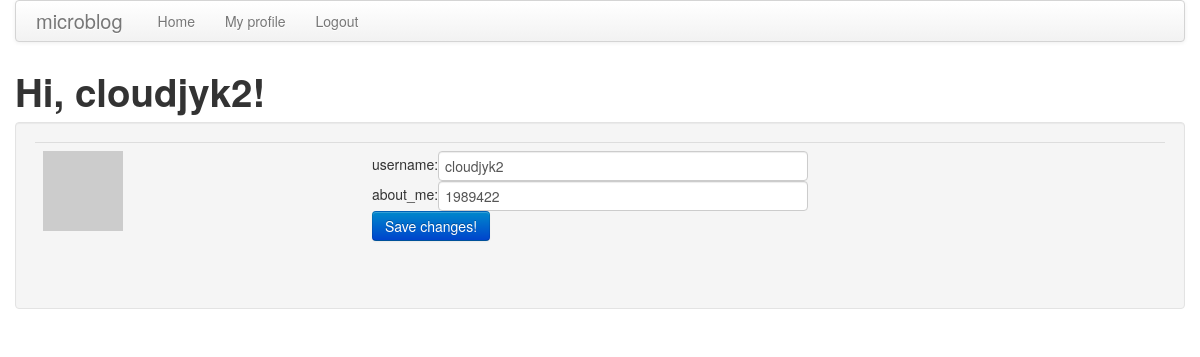
Screenshot of /user/cloudjyk2/edit (signed in) with the database file from the repository.
### app/models.py (models this page shows, shortened)
class User(db.Model):
    id = db.Column(db.Integer, primary_key = True)
    username = db.Column(db.String(64), index = True, unique = True)
    password = db.Column(db.String(64), index = True)
    email = db.Column(db.String(120), index = True, unique = True)
    about_me = db.Column(db.String(140))
    last_seen = db.Column(db.DateTime)
    posts = db.relationship('Post', backref='author', lazy='dynamic')
    followed = db.relationship('User',
        secondary = followers,
        primaryjoin = (followers.c.follower_id == id),
        secondaryjoin = (followers.c.followed_id == id),
        backref = db.backref('followers', lazy = 'dynamic'),
        lazy = 'dynamic')
    def avatar(self,size):
        return 'http://www.gravatar.com/avatar/' + md5(self.email.encode('utf-8')).hexdigest() + '?d=mm&s=' + str(size)

### app/views.py (the view)
@app.route('/user/<username>/edit', methods = ['GET', 'POST'])
@login_required
def edit(username):
    if username != g.user.username:
        print(username,g.user.username)
        flash('You are not authorized to visit this page!')
        return redirect(url_for('index'))
    form = EditForm()
    if form.validate_on_submit():
        if form.username.data != g.user.username and User.query.filter_by(username = form.username.data).first() != None:
            flash('This username has been occupied!')
            return redirect(url_for('edit', username = g.user.username))
        else:
            g.user.username = form.username.data
            g.user.about_me = form.about_me.data
            u = g.user
            db.session.add(u)
            db.session.commit()
            logout_user()
            login_user(User.query.filter_by(username = form.username.data).first())
            flash('Your changes have been saved.')
            return redirect(url_for('user', username = form.username.data))
    else:
        form.username.data = g.user.username
        form.about_me.data = g.user.about_me
    return render_template('edit.html',
        title = 'Edit your info',
        user = g.user,
        form = form)

### app/forms.py
class EditForm(FlaskForm):
    username = StringField('username',validators=[DataRequired()])
    about_me = StringField('about_me',validators=[Length(min=1, max=140)])

### app/views.py (called while the page is built)
@app.before_request
def before_request():
    g.user = current_user

@lm.user_loader
def load_user(id):
    return User.query.get(int(id))

### app/templates/edit.html (shortened to what this page needs)
{% extends "base.html" %}
{% block content %}
<h1>Hi, {{ g.user.username }}!</h1>
<div class="well">
    <form class="form-horizontal" action="" method="post" name="post">
        <table class="table table-hover">
            <tr>
                <td>
                    <a href="{{url_for('user', username = user.username)}}"><img src="{{user.avatar(140)}}"></a>
                </td>
                <td>
                    <div class="controls">
                        username:{{ form.username(size = 80, class = "span4") }}
                    </div>
                    <div class="controls">
                        about_me:{{ form.about_me(cols = 64, rows = 4, class = "span4") }}
                    </div>
                    <div class="control-group">
                        <div class="controls">
                            <input class="btn btn-primary" type="submit" value="Save changes!">
                        </div>
                    </div>
                </td>
            </tr>
        </table>
    </form>
</div>
{% endblock %}

### rows the page displays
User: user.username "cloudjyk2", username "cloudjyk2", about_me "1989422"
